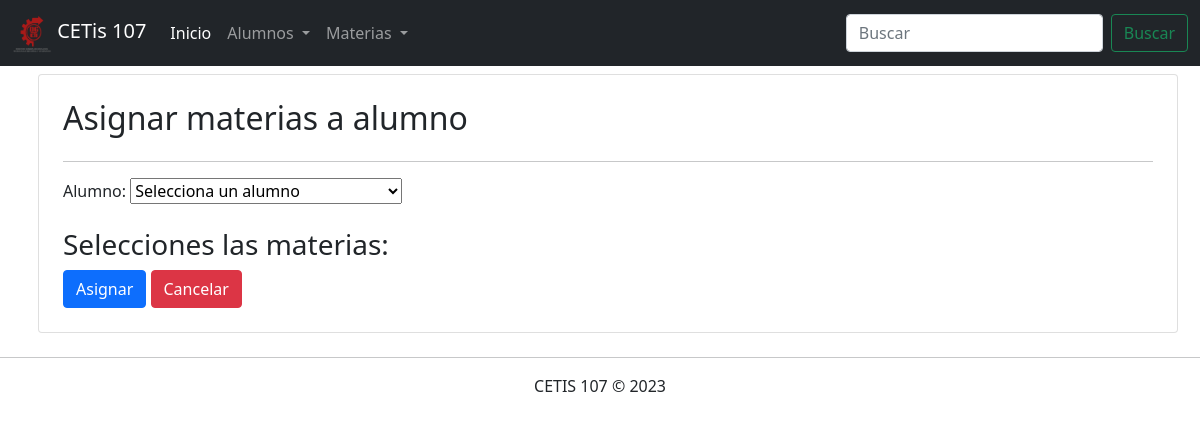
/AsignarMaterias.php, run on an earlier commit of the app's database.
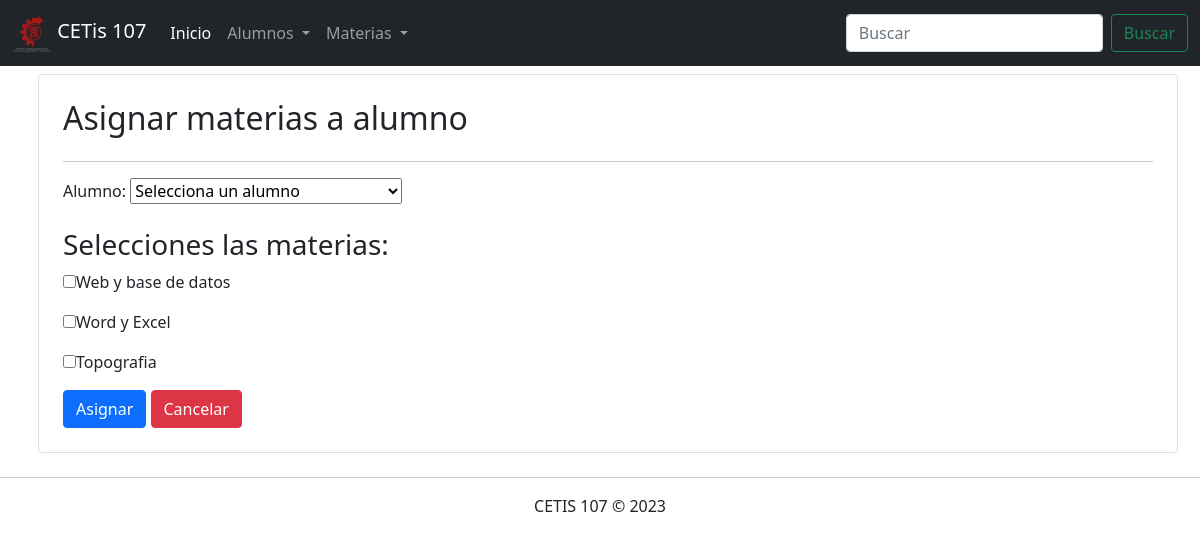
And on a later commit of the database.
### tables this page shows
CREATE TABLE `materias` (
  `id` int(11) NOT NULL,
  `nombre` varchar(100) NOT NULL,
  `semestre` int(11) NOT NULL,
  `especialidad` varchar(100) NOT NULL
);

### AsignarMaterias.php (the view, shortened to what this page needs)
<!DOCTYPE html>
<html lang="en">
<head>
    <link rel="stylesheet" href="css/bootstrap.css">
</head>
<body>
    <?php
        include 'menu.php';
        include 'conexion.php';
        $sql_materias ="SELECT * FROM materias";
        $datos_materias= $conexion->query($sql_materias);
    ?>
    <div class="container">
        <div class="row">
            <div class="col-12 card p-4 m-2">
                <h2>Asignar materias a alumno</h2><hr>
                <form action="GuardarAsignacion.php" method="POST" >
                    <label for="">Alumno:</label>
                    <select name="alumno" id="form-control">
                        <option value="">Selecciona un alumno</option>
                    </select><br><br>
                    <h3>Selecciones las materias:</h3>
             <?php  if($datos_materias->num_rows >0){
                    while($registro = $datos_materias->fetch_assoc()){ ?>
                    <p><input type="checkbox" name="materias[]" value=""><?php echo $registro["nombre"];?></p>
                   <?php } } ?>
                   <div>
                    <input type="submit" class="btn btn-primary" value="Asignar">
                    <a href="inicio.php" class="btn btn-danger">Cancelar</a>
                   </div>
                </form>
            </div>
        </div>
    </div>
        <footer class="text-center">
            <hr>
            CETIS 107 &copy; 2023
        </footer>
</body>
</html>

What changed in the data, as far as the page shows it:
added materias: nombre "Web y base de datos"
added materias: nombre "Word y Excel"
added materias: nombre "Topografia"
